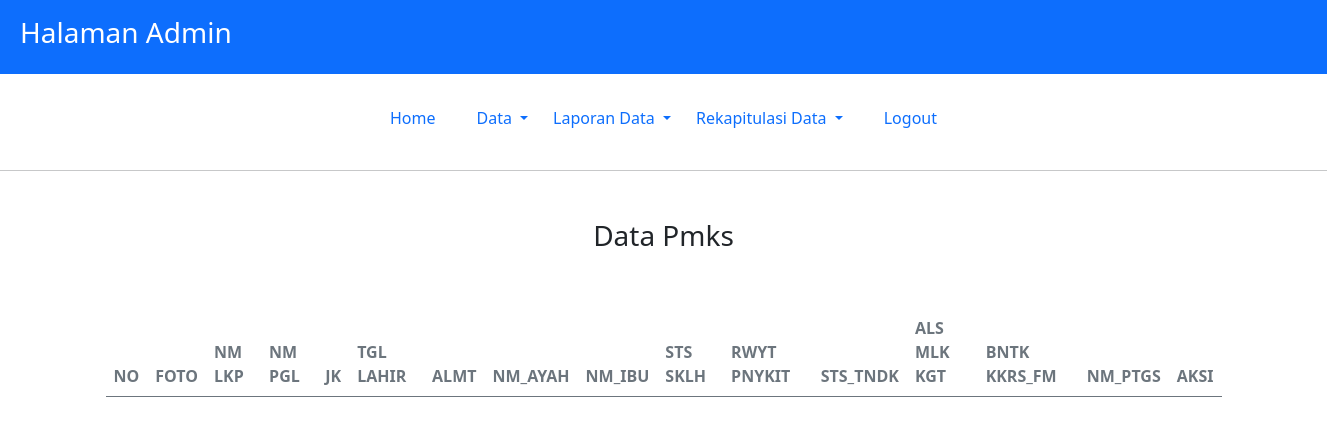
Page /admin/hal.php?p=pmks_tambah (signed in) on the earlier database version.
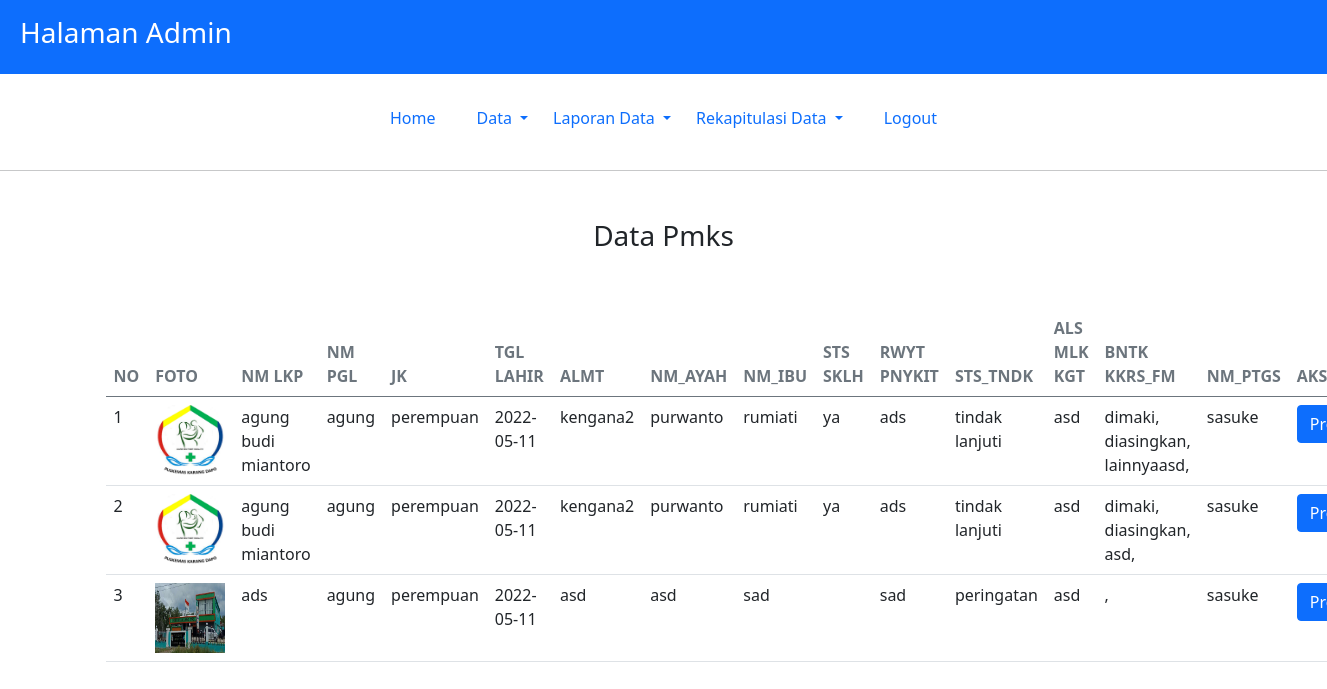
Same page on the later database version.
### tables this page shows
CREATE TABLE IF NOT EXISTS `subjek_kedua` (
`id_subjek_kedua` int(2) NOT NULL,
  `id_subjek` int(2) NOT NULL,
  `rwt_pnykt` text NOT NULL,
  `pengobatan` text NOT NULL,
  `sts_tdk` varchar(10) NOT NULL,
  `btk_tdk` text NOT NULL,
  `proses_tdk` text NOT NULL,
  `kpn_mjln` varchar(30) NOT NULL,
  `btk_kgt` varchar(20) NOT NULL,
  `als_mlk_kgt` text NOT NULL,
  `niat_brht` varchar(10) NOT NULL,
  `cr_brht` text NOT NULL,
  `dpt_kkrs_fm` varchar(10) NOT NULL,
  `btk_kkrs_fm` text NOT NULL,
  `org_mlk_kkrs` text NOT NULL,
  `dpt_kkrs_es` varchar(15) NOT NULL,
  `btk_kkrs_es` text NOT NULL,
  `org_mlk_kkrs_es` text NOT NULL,
  `plprn_es` varchar(15) NOT NULL,
  `btk_proses` text NOT NULL,
  `nm_kms_npz` text NOT NULL,
  `dpt_npz` text NOT NULL,
  `als_mks_npz` text NOT NULL,
  `foto` varchar(30) NOT NULL,
  `sts_penertipan` int(11) NOT NULL,
  `sts_tndk` varchar(30) NOT NULL,
  `sts_jns_pmks` varchar(30) NOT NULL,
  `tgl_pendataan` date NOT NULL,
  `jam` time NOT NULL,
  `nm_ptgs` varchar(25) NOT NULL
);

CREATE TABLE IF NOT EXISTS `subjek` (
`id_subjek` int(2) NOT NULL,
  `id_user` int(2) NOT NULL,
  `nm_lkp` varchar(40) NOT NULL,
  `nm_pgl` varchar(30) NOT NULL,
  `jk` varchar(10) NOT NULL,
  `tmpt_lahir` varchar(30) NOT NULL,
  `tgl_lahir` date NOT NULL,
  `umur` int(11) NOT NULL,
  `sts_tmp_tgl` varchar(20) NOT NULL,
  `akte` varchar(10) NOT NULL,
  `almt` text NOT NULL,
  `kecamatan` text NOT NULL,
  `cr_fisik` text NOT NULL,
  `wrn_rmbt` varchar(10) NOT NULL,
  `btk_rmbt` varchar(15) NOT NULL,
  `kmp_bcr` varchar(30) NOT NULL,
  `pmpln` varchar(15) NOT NULL,
  `aks_tbh` text NOT NULL,
  `bks_lk` text NOT NULL,
  `cct_tbh` text NOT NULL,
  `nm_ayah` varchar(30) NOT NULL,
  `nm_pgl_ayah` varchar(30) NOT NULL,
  `nm_pgl_ibu` varchar(30) NOT NULL,
  `nm_ibu` varchar(30) NOT NULL,
  `sts_ayah` varchar(15) NOT NULL,
  `sts_ibu` varchar(15) NOT NULL,
  `pkj_ayah` varchar(30) NOT NULL,
  `pkj_ibu` varchar(30) NOT NULL,
  `trhir_ktm_klg` text NOT NULL,
  `sts_sklh` varchar(15) NOT NULL,
  `als_pts_sklh` text NOT NULL,
  `niat_ljt_sklh` varchar(10) NOT NULL
);

### admin/mod_pmks/pmks_tambah.php (the view)
<h3 class="text-center" style="text-transform: capitalize;">data pmks</h3>
<br>
<br>
<div class="mr-3">
    <table class="table align-items-center mb-0 display" id="table_id">
        <thead>
            <tr>
                <th class="text-center text-uppercase text-secondary text-xxs font-weight-bolder opacity-7">No</th>
                <th class="text-uppercase text-secondary text-xxs font-weight-bolder opacity-7">foto</th>
                <th class="text-uppercase text-secondary text-xxs font-weight-bolder opacity-7">nm lkp</th>
                <th class="text-uppercase text-secondary text-xxs font-weight-bolder opacity-7">nm pgl</th>
                <th class="text-uppercase text-secondary text-xxs font-weight-bolder opacity-7">jk</th>
                <th class="text-uppercase text-secondary text-xxs font-weight-bolder opacity-7">tgl lahir</th>
                <th class="text-uppercase text-secondary text-xxs font-weight-bolder opacity-7">almt</th>
                <th class="text-uppercase text-secondary text-xxs font-weight-bolder opacity-7">nm_ayah</th>
                <th class="text-uppercase text-secondary text-xxs font-weight-bolder opacity-7">nm_ibu</th>
                <th class="text-uppercase text-secondary text-xxs font-weight-bolder opacity-7">sts sklh</th>
                <th class="text-uppercase text-secondary text-xxs font-weight-bolder opacity-7">rwyt pnykit</th>
                <th class="text-uppercase text-secondary text-xxs font-weight-bolder opacity-7">sts_tndk</th>
                <th class="text-uppercase text-secondary text-xxs font-weight-bolder opacity-7">als mlk kgt</th>
                <th class="text-uppercase text-secondary text-xxs font-weight-bolder opacity-7">bntk kkrs_fm</th>
                <th class="text-uppercase text-secondary text-xxs font-weight-bolder opacity-7">nm_ptgs</th>
                <th class="text-uppercase text-secondary text-xxs font-weight-bolder opacity-7">Aksi</th>
            </tr>
        </thead>
        <tbody>
            <?php
            $no = 1;
            $query = mysqli_query($conn, "SELECT subjek.*, subjek_kedua.* FROM subjek, subjek_kedua where subjek.id_subjek = subjek_kedua.id_subjek and subjek_kedua.sts_jns_pmks='belum ditetapkan'");
            while ($data = mysqli_fetch_assoc($query)) {
            ?><tr>
                    <td>
                        <?= $no++ ?>
                    </td>
                    <td>
                        <img src="../assets/img/subjek/<?= $data['foto'] ?>" alt="" width="70px" height="70px">
                    </td>
                    <td>
                        <?= $data['nm_lkp'] ?>
                    </td>
                    <td>
                        <?= $data['nm_pgl'] ?>
                    </td>
                    <td>
                        <?= $data['jk'] ?>
                    </td>
                    <td>
                        <?= $data['tgl_lahir'] ?>
                    </td>
                    <td>
                        <?= $data['almt'] ?>
                    </td>
                    <td>
                        <?= $data['nm_ayah'] ?>
                    </td>
                    <td>
                        <?= $data['nm_ibu'] ?>
                    </td>
                    <td>
                        <?= $data['sts_sklh'] ?>
                    </td>
                    <td>
                        <?= $data['rwt_pnykt'] ?>
                    </td>
                    <td>
                        <?= $data['sts_tndk'] ?>
                    </td>
                    <td>
                        <?= $data['als_mlk_kgt'] ?>
                    </td>
                    <td>
                        <?php
                        $btk_kkrs_fm = unserialize($data['btk_kkrs_fm']);
                        foreach ($btk_kkrs_fm as $row) {
                            if ($row == 'lainnya') {
                            } else {
                                echo $row;
                                echo ', ';
                            }
                        }
                        ?>
                    </td>
                    <td>
                        <?= $data['nm_ptgs'] ?>
                    </td>
                    <td>
                        <a href="?p=pmks_tambah_form&id=<?= $data['id_subjek'] ?>" class="btn btn-primary">Proses</a>
                    </td>
                </tr>
            <?php }; ?>
        </tbody>
    </table>
</div>

### admin/hal.php (shortened to what this page needs)
<!DOCTYPE html>
<html lang="en">
<head>
  <link rel="stylesheet" href="../assets/DataTables/css/dataTables.bootstrap5.min.css">
  <link rel="stylesheet" href="../assets/DataTables/datatables.min.css">
  <link rel="stylesheet" href="../assets/chart.js/Chart.min.css">
</head>
<body>
  <?php include "navbar.php"; ?>
  <div class="container mt-5 mb-5" style="min-height: 405px;">
    <?php include "go.php"; ?>
    <?php include $ambil; ?>
  </div>
</body>
</html>

### admin/navbar.php (shortened to what this page needs)
<nav class="navbar navbar-expand-lg navbar-dark bg-primary">
    <div class="container-fluid">
        <div class="collapse navbar-collapse" id="navbarNav">
            <ul class="navbar-nav">
                <li class="nav-item">
                    <h3 class="nav-link active" aria-current="page">Halaman Admin</h3>
                </li>
            </ul>
        </div>
    </div>
</nav>
<main>
    <header class="pt-2">
        <div class="container">
            <header class="d-flex justify-content-center py-3">
                <ul class="nav nav-pills">
                    <li class="nav-item"><a href="?p=dashboard" class="nav-link" aria-current="page">Home &nbsp &nbsp &nbsp</a></li>
                    <ul class="navbar-nav">
                        <li class="nav-item dropdown">
                            <a class="nav-link dropdown-toggle text-primary" href="#" data-bs-toggle="dropdown">
                                Data
                            </a>
                        </li>
                    </ul>
                    <ul class="navbar-nav">
                        <li class="nav-item dropdown">
                            <a class="nav-link dropdown-toggle text-primary" href="#" data-bs-toggle="dropdown">
                                &nbsp &nbsp &nbsp Laporan Data
                            </a>
                        </li>
                    </ul>
                    <ul class="navbar-nav">
                        <li class="nav-item dropdown">
                            <a class="nav-link dropdown-toggle text-primary" href="#" data-bs-toggle="dropdown">
                                &nbsp &nbsp &nbsp Rekapitulasi Data
                            </a>
                        </li>
                    </ul>
                    <li class="nav-item"><a href="../logout.php" class="nav-link"> &nbsp &nbsp &nbsp Logout</a></li>
                </ul>
            </header>
        </div>
    </header>
</main>
<hr>

Differences in the rows shown:
added subjek_kedua: foto (picture), id_subjek.nm_lkp "agung budi miantoro", id_subjek.nm_pgl "agung", id_subjek.jk "perempuan", id_subjek.tgl_lahir "2022-05-11", id_subjek.almt "kengana2", id_subjek.nm_ayah "purwanto", id_subjek.nm_ibu "rumiati", id_subjek.sts_sklh "ya", rwt_pnykt "ads", sts_tndk "tindak lanjuti", als_mlk_kgt "asd", btk_kkrs_fm "dimaki", btk_kkrs_fm "diasingkan", btk_kkrs_fm "lainnyaasd", nm_ptgs "sasuke", shown under "Data Pmks"
added subjek_kedua: foto (picture), id_subjek.nm_lkp "agung budi miantoro", id_subjek.nm_pgl "agung", id_subjek.jk "perempuan", id_subjek.tgl_lahir "2022-05-11", id_subjek.almt "kengana2", id_subjek.nm_ayah "purwanto", id_subjek.nm_ibu "rumiati", id_subjek.sts_sklh "ya", rwt_pnykt "ads", sts_tndk "tindak lanjuti", als_mlk_kgt "asd", btk_kkrs_fm "dimaki", btk_kkrs_fm "diasingkan", btk_kkrs_fm "asd", nm_ptgs "sasuke", shown under "Data Pmks"
added subjek_kedua: foto (picture), id_subjek.nm_lkp "ads", id_subjek.nm_pgl "agung", id_subjek.jk "perempuan", id_subjek.tgl_lahir "2022-05-11", id_subjek.almt "asd", id_subjek.nm_ayah "asd", id_subjek.nm_ibu "sad", rwt_pnykt "sad", sts_tndk "peringatan", als_mlk_kgt "asd", nm_ptgs "sasuke"
